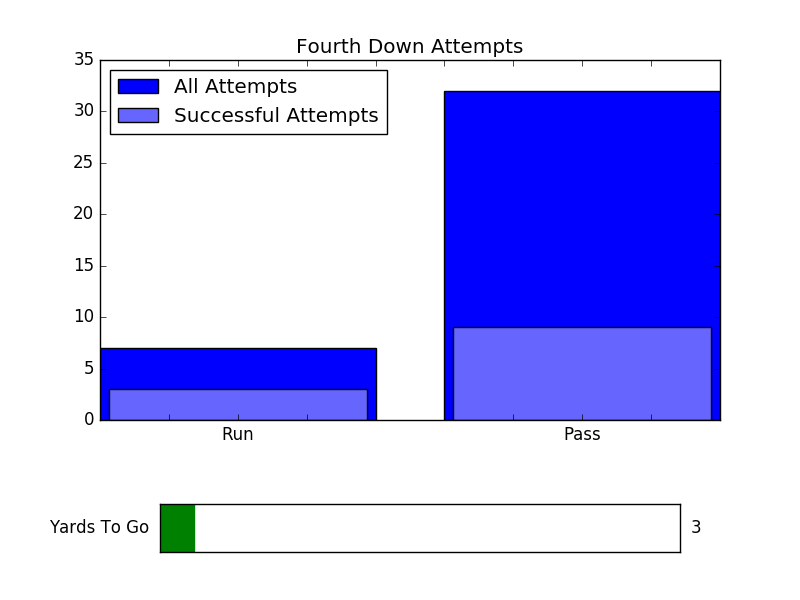

This chart was generated by the following Python code:

#  NFL Fourth Down Statistics
# 
#In this code, we will examine the play-by-play data from the 2015 NFL season,   
#focusing on the fourth down statistics.


import numpy as np # library for handling arrays
import pandas as pd #library for handling dataframes
import matplotlib.pyplot as plt #library for viewing graphs
from matplotlib.widgets import Slider #this method will allow us to add a slider to our graphs

#We first read in the 2015 NFL play-by-play data and grab: all fourth down plays,
#fourth down plays where the team went for it, and fourth down plays where the team
#converted.

data = pd.read_csv('/home/matt/Downloads/nfl.csv')
fourth = data[data['down'] == 4]
go_for_it = fourth[(fourth['PlayType'] == 'Run') | (fourth['PlayType'] == 'Pass')]
made_it = go_for_it[go_for_it['Yards.Gained'] > go_for_it['ydstogo']]
yds = 1

#Next we count the number of total/successful runs/passes

num_runs = go_for_it[go_for_it['PlayType'] == "Run"]['PlayType'].count()
num_passes = go_for_it[go_for_it['PlayType'] == "Pass"]['PlayType'].count()

num_succ_runs = made_it[made_it['PlayType'] == "Run"]['PlayType'].count()
num_succ_passes = made_it[made_it['PlayType'] == "Passes"]['PlayType'].count()

#Initialize the plot
fig, ax = plt.subplots()
plt.subplots_adjust(bottom = .3)
index = np.arange(2)
ax.bar(index, np.array([num_runs, num_passes]), align = 'center', color = 'blue', label = "All Attempts")
ax.bar(index,np.array([num_succ_runs, num_succ_passes]), align = 'center', color = '#6666ff', width = .75, label = "Successful Attempts")
plt.legend(loc = 'best')
plt.title("Fourth Down Attempts")
plt.xticks(index, ['Run', 'Pass'])

#Draw the slider
axYTG = plt.axes([.2,.08, .65, .08], axisbg = 'white')
sYTG = Slider(axYTG, 'Yards To Go', 1, 32, valinit = 0, valfmt = '%0.0f', color = 'green')

#This is the function that refreshes the plot with the new slider values
def update(val):
	yds = int(round(val))
	ax.clear()

	num_run_yds = go_for_it[(go_for_it['PlayType'] == "Run") & (go_for_it['ydstogo'] == yds)]['PlayType'].count()	
	num_pass_yds = go_for_it[(go_for_it['PlayType'] == "Pass") & (go_for_it['ydstogo'] == yds)]['PlayType'].count()		

	ax.bar(index,np.array([num_run_yds, num_pass_yds]), align = 'center', color = 'blue', label = "All Attempts")
	
	num_succ_run_yds = made_it[(made_it['PlayType'] == "Run") & (made_it['ydstogo'] == yds)]['PlayType'].count()	
	num_succ_pass_yds = made_it[(made_it['PlayType'] == "Pass") & (made_it['ydstogo'] == yds)]['PlayType'].count()		
		
	ax.bar(index,np.array([num_succ_run_yds, num_succ_pass_yds]), align = 'center', color = '#6666ff', width = .75, label = "Successful Attempts")

	ax.legend(loc = 'best')
	ax.set_title("Fourth Down Attempts")
	labels = [item.get_text() for item in ax.get_xticklabels()]
	labels[2] = 'Run'
	labels[7] = 'Pass'
	ax.set_xticklabels(labels)	
	fig.canvas.draw()

sYTG.on_changed(update)
plt.show()
	
